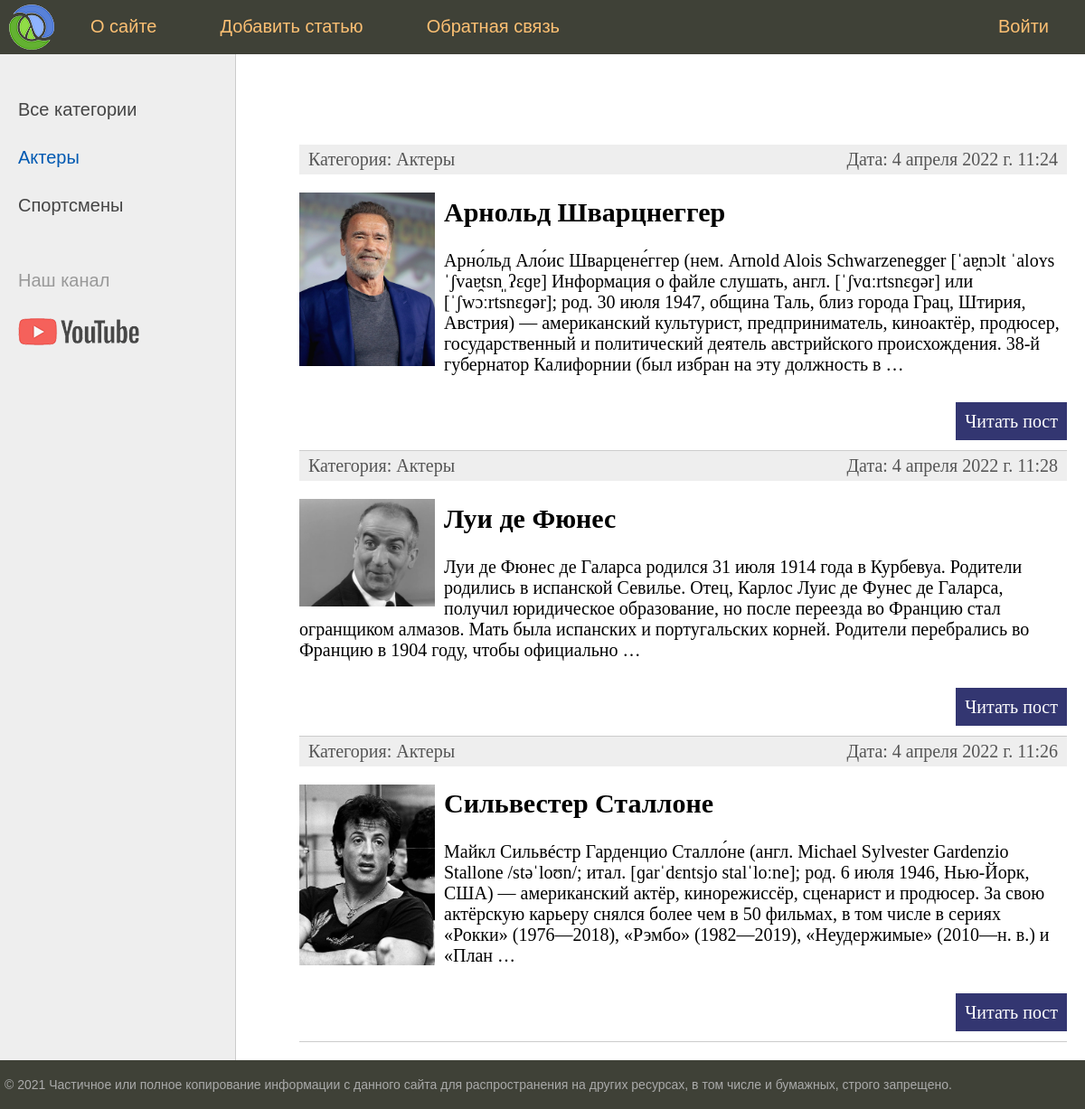
Page /category/aktery/ on the committed database.
### celebrities/models.py (models this page shows, shortened)
class Category(models.Model):
    name = models.TextField(max_length=100, db_index=True, verbose_name='Категория')
    slug = models.SlugField(max_length=255, unique=True, db_index=True, verbose_name='URL')
    def __str__(self):
        return self.name
    def get_absolute_url(self):
        return reverse('category', kwargs={'cat_slug': self.slug})
    class Meta:
        verbose_name = 'Категорию'
        verbose_name_plural = 'Категории'
        ordering = ['id']

class Men(models.Model):
    title = models.CharField(max_length=255, verbose_name='Заголовок')
    slug = models.SlugField(max_length=255, unique=True, db_index=True, verbose_name='URL')
    content = models.TextField(blank=True, verbose_name='Текст статьи')
    photo = models.ImageField(upload_to='photos/%Y/%m/%d/', verbose_name='Фото')
    time_create = models.DateTimeField(auto_now_add=True, verbose_name='Время создания')
    time_update = models.DateTimeField(auto_now=True, verbose_name='Время изменения')
    is_published = models.BooleanField(default=True, verbose_name='Публикация')
    cat = models.ForeignKey('Category', on_delete=models.PROTECT, verbose_name='Категория')
    def get_absolute_url(self):
        return reverse('post', kwargs={'post_slug': self.slug})
    class Meta:
        verbose_name = 'Popular man'
        verbose_name_plural = 'Popular men'
        ordering = ['title']

### celebrities/views.py (the view)
# urls.py: path('category/<slug:cat_slug>/', MenCategory.as_view(), name='category')
class MenCategory(ListView):
    model = Men
    template_name = 'celebrities/index.html'
    context_object_name = 'posts'
    allow_empty = False
    def get_queryset(self):
        return Men.objects.filter(cat__slug=self.kwargs['cat_slug'], is_published=True)
    def get_context_data(self, *, object_list=None, **kwargs):
        context = super().get_context_data(**kwargs)
        context['title'] = 'Категория - ' + str(context['posts'][0].cat)
        context['menu'] = menu
        context['cat_selected'] = context['posts'][0].cat_id
        return context

### celebrities/templatetags/celebrities_tags.py (called while the page is built)
@register.inclusion_tag('celebrities/list_categories.html')
def show_categories(sort, cat_selected=0):
    if not sort:
        cats = Category.objects.all()
    else:
        cats = Category.objects.all().order_by(sort)
    return {'cats': cats, 'cat_selected': cat_selected}

### celebrities/templates/celebrities/index.html (shortened to what this page needs)
{% extends 'celebrities/base.html' %}
{% block content %}
<ul class="list-articles">
	{% for p in posts %}
			<li><div class="article-panel">
				<p class="first">Категория: {{p.cat}}</p>
				<p class="last">Дата: {{p.time_update}}</p>
			</div>
{% if p.photo %}
	<p><img class="img-article-left thumb" src="{{p.photo.url}}"></p>
{% endif %}
				<h2>{{p.title}}</h2>
	{% autoescape on %}
	{{p.content|linebreaks|truncatewords:50}}
	{% endautoescape %}
			<p class="link-read-post"><a href="{{ p.get_absolute_url }}">Читать пост</a></p>
			</li>
	{% endfor %}
</ul>
{% endblock %}

### celebrities/templates/celebrities/list_categories.html
{% for c in cats %}
    {% if c.pk == cat_selected %}
        <li class="selected">{{c.name}}</li>
    {% else %}
        <li><a href="{{c.get_absolute_url}}">{{c.name}}</a></li>
    {% endif %}
{% endfor %}

### celebrities/static/celebrities/css/styles.css (style rules this page uses)
html, body { font-family: 'Arial'; margin: 0; padding: 0; height: 100%; width: 100%; color: #444; }
a { color: #0059b2; text-decoration: none; }
img { max-width: 600px; height: auto; }
img.img-article-left { max-width: 300px; height: auto; float: left; padding: 0 10px 10px 0; }
img.img-article-left.thumb { max-width: 150px; height: auto; }
p.link-read-post { text-align: right; }
p.link-read-post a { padding: 10px; min-width: 100px; background: #333671; color: #fff; text-decoration: none; }
div.article-panel { background: #eee; padding: 5px 10px 5px 10px; box-sizing: border-box; overflow: hidden; color: #555; }
div.article-panel p.first { margin: 0; float: left; }
div.article-panel p.last { margin: 0; float: right; }
ul.list-articles { list-style: none; margin: 0; padding: 0; }
ul.list-articles li { border-bottom: 1px solid #ccc; }
.left-chapters ul li { margin: 30px 0 0 0; color: #999; }
.left-chapters ul li.selected { color: #0059b2; }
.left-chapters ul li a { color: #444; text-decoration: none; }

### rows in the picture
Category: name "Актеры"
Category: name "Спортсмены"
Men: cat "Актеры", time_update "4 апреля 2022 г. 11:24", photo (picture), title "Арнольд Шварцнеггер", content "Арно́льд Ало́ис Шварцене́ггер (нем. Arnold Alois Schwarzenegger [ˈaɐ̯nɔlt ˈaloʏs ˈʃvaɐ̯tsn̩ˌʔɛɡɐ] Информация о файле слушать, англ. [ˈʃvɑːrtsnɛɡər] или [ˈʃwɔːrtsnɛɡər]; род. 30 июля 1947, община Таль, близ города Грац, Штирия, Австрия) — американский культурист, предприниматель, киноактёр, продюсер, государственный и политический деятель австрийского происхождения. 38-й губернатор Калифорнии (был избран на эту должность в …"
Men: cat "Актеры", time_update "4 апреля 2022 г. 11:28", photo (picture), title "Луи де Фюнес", content "Луи де Фюнес де Галарса родился 31 июля 1914 года в Курбевуа. Родители родились в испанской Севилье. Отец, Карлос Луис де Фунес де Галарса, получил юридическое образование, но после переезда во Францию стал огранщиком алмазов. Мать была испанских и португальских корней. Родители перебрались во Францию в 1904 году, чтобы официально …"
Men: cat "Актеры", time_update "4 апреля 2022 г. 11:26", photo (picture), title "Сильвестер Сталлоне", content "Майкл Сильвéстр Гарденцио Сталло́не (англ. Michael Sylvester Gardenzio Stallone /stəˈloʊn/; итал. [ɡarˈdɛntsjo stalˈloːne]; род. 6 июля 1946, Нью-Йорк, США) — американский актёр, кинорежиссёр, сценарист и продюсер. За свою актёрскую карьеру снялся более чем в 50 фильмах, в том числе в сериях «Рокки» (1976—2018), «Рэмбо» (1982—2019), «Неудержимые» (2010—н. в.) и «План …"

### other values in the picture
{{ m.title }} "О сайте" "Добавить статью" "Обратная связь"
{{ m.title }} "Войти"
